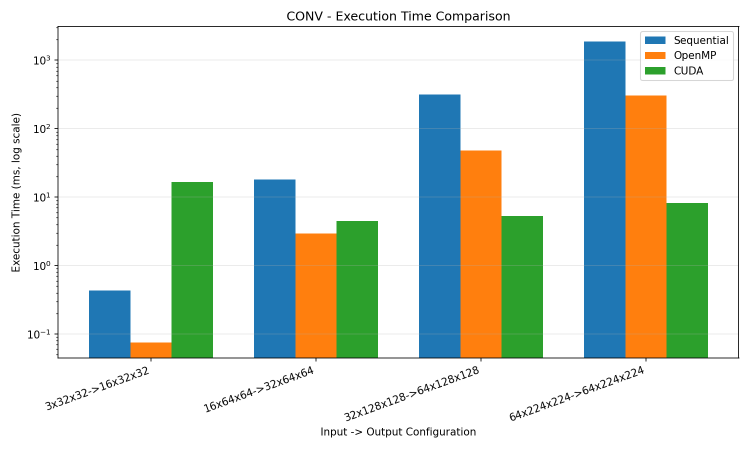
#> input picture conv_execution_time.png, 1500 x 900 px (shown at 1/2 size)
$ python test_real_image.py
#> lines starting #> are read from the running program, lines starting #| are printed output that depends on the picture
#> the answer given: conv_execution_time.png
import ctypes
import numpy as np
import os
import subprocess
from PIL import Image

PROJECT_ROOT = os.path.dirname(os.path.dirname(os.path.abspath(__file__)))
KERNELS_DIR = os.path.join(PROJECT_ROOT, "kernels")
BUILD_DIR = os.path.join(PROJECT_ROOT, "build")

F_P = ctypes.POINTER(ctypes.c_float)
INT = ctypes.c_int
CONV_ARGTYPES = [F_P, INT, INT, INT, F_P, INT, INT, INT, INT, INT, F_P, INT, INT]


def load_conv_cuda():
    so_path = os.path.join(BUILD_DIR, "libconv_cuda.so")
    if not os.path.exists(so_path):
        subprocess.run([
            "nvcc", "-shared", "-Xcompiler", "-fPIC", "-O2", "-ccbin", "gcc",
            "-I", KERNELS_DIR, os.path.join(KERNELS_DIR, "conv_cuda.cu"),
            "-o", so_path
        ], check=True)
    lib = ctypes.CDLL(so_path)
    func = lib.conv2d_cuda
    func.argtypes = CONV_ARGTYPES
    func.restype = None
    return func


def load_image_as_array(image_path, resize_to=(224, 224)):
#> called with image_path = 'conv_execution_time.png', resize_to = (224, 224)
    img = Image.open(image_path).convert("RGB")
    img = img.resize(resize_to)
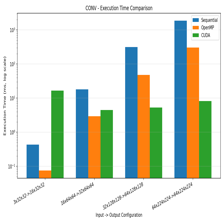
#> img: PIL image 224x224 RGB; mean R, G, B 212.4, 220.7, 209.8
    arr = np.array(img, dtype=np.float32) / 255.0  # normalize to [0,1]

    # PIL gives (H, W, C) — our kernels expect (C, H, W), so transpose
    arr = np.transpose(arr, (2, 0, 1))
    return np.ascontiguousarray(arr)


def main():
    image_path = input("Enter path to test image: ").strip()

    if not os.path.exists(image_path):
        print(f"File not found: {image_path}")
        return

    print(f"Loading image: {image_path}")
    img_array = load_image_as_array(image_path)
    in_channels, in_h, in_w = img_array.shape
#> in_channels = 3; in_h = 224; in_w = 224
    print(f"Image loaded as array: {in_channels} channels, {in_h}x{in_w}")
#| Image loaded as array: 3 channels, 224x224

    flat_input = img_array.flatten().astype(np.float32)

    # Random weights standing in for a real trained conv layer
    # (this is a placeholder — real weights come once the original model is integrated)
    out_channels, kernel_h, kernel_w = 16, 3, 3
    stride, padding = 1, 1
    np.random.seed(0)
    weights = np.random.randn(out_channels * in_channels * kernel_h * kernel_w).astype(np.float32) * 0.1

    out_h = (in_h + 2 * padding - kernel_h) // stride + 1
#> out_h = 224
    out_w = (in_w + 2 * padding - kernel_w) // stride + 1
#> out_w = 224
    output = np.zeros(out_channels * out_h * out_w, dtype=np.float32)

    conv_cuda = load_conv_cuda()

    conv_cuda(
        flat_input.ctypes.data_as(F_P), in_channels, in_h, in_w,
        weights.ctypes.data_as(F_P), out_channels, kernel_h, kernel_w,
        stride, padding,
        output.ctypes.data_as(F_P), out_h, out_w
    )

    output = output.reshape(out_channels, out_h, out_w)

    print(f"\nConvolution output shape: {output.shape}")
    print(f"Output value range: min={output.min():.4f}, max={output.max():.4f}, mean={output.mean():.4f}")
    print("\nNote: weights used here are random placeholders, not trained weights.")
    print("This confirms the kernel correctly processes real image data end-to-end,")
    print("but the numerical output is not a meaningful prediction yet.")


if __name__ == "__main__":
#> (the run stopped early here; a loop or call above may not have finished)

$ run again, on fc_execution_time.png
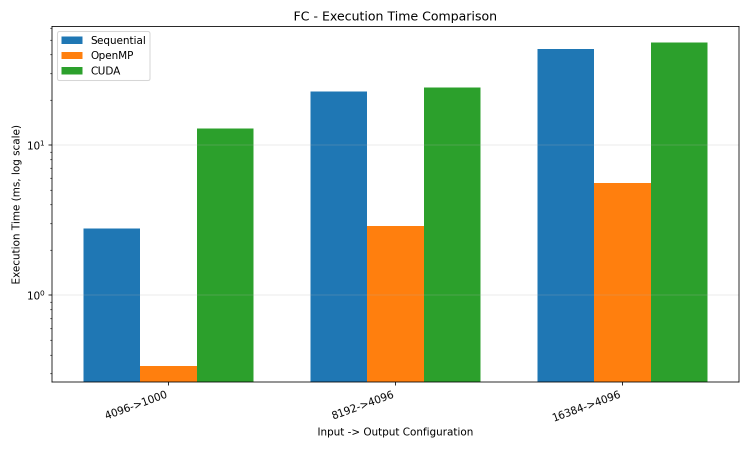
#> input picture fc_execution_time.png, 1500 x 900 px (shown at 1/2 size)
#> in load_image_as_array, `img = img.resize(resize_to)`:
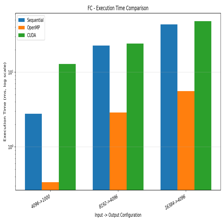
#> img: PIL image 224x224 RGB; mean R, G, B 191.1, 212, 195.5
#| Image loaded as array: 3 channels, 224x224

$ run again, on fc_speedup.png
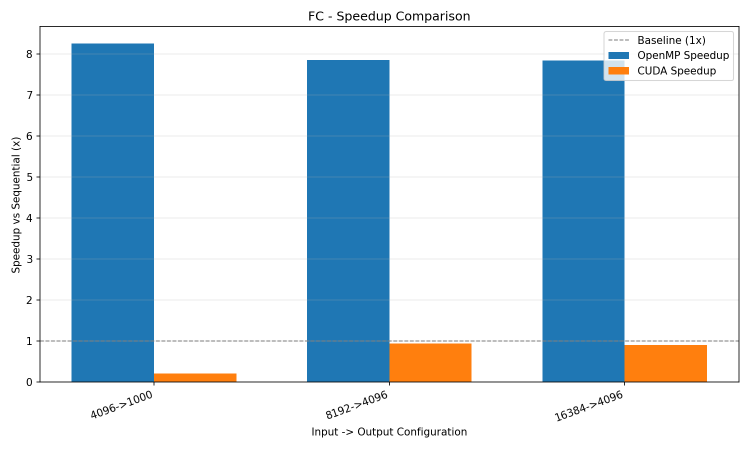
#> input picture fc_speedup.png, 1500 x 900 px (shown at 1/2 size)
#> in load_image_as_array, `img = img.resize(resize_to)`:
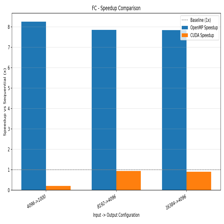
#> img: PIL image 224x224 RGB; mean R, G, B 198.1, 216.3, 228.5
#| Image loaded as array: 3 channels, 224x224

$ run again, on pool_execution_time.png
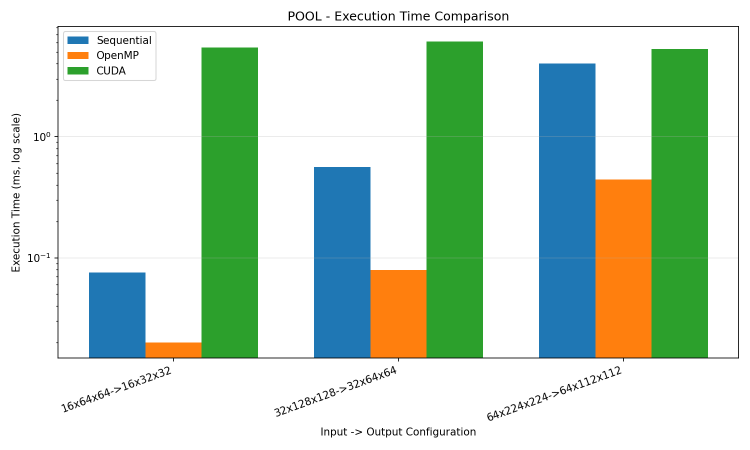
#> input picture pool_execution_time.png, 1500 x 900 px (shown at 1/2 size)
#> in load_image_as_array, `img = img.resize(resize_to)`:
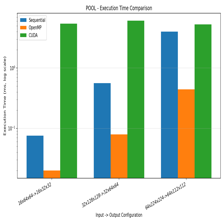
#> img: PIL image 224x224 RGB; mean R, G, B 196.9, 217.6, 199.9
#| Image loaded as array: 3 channels, 224x224
